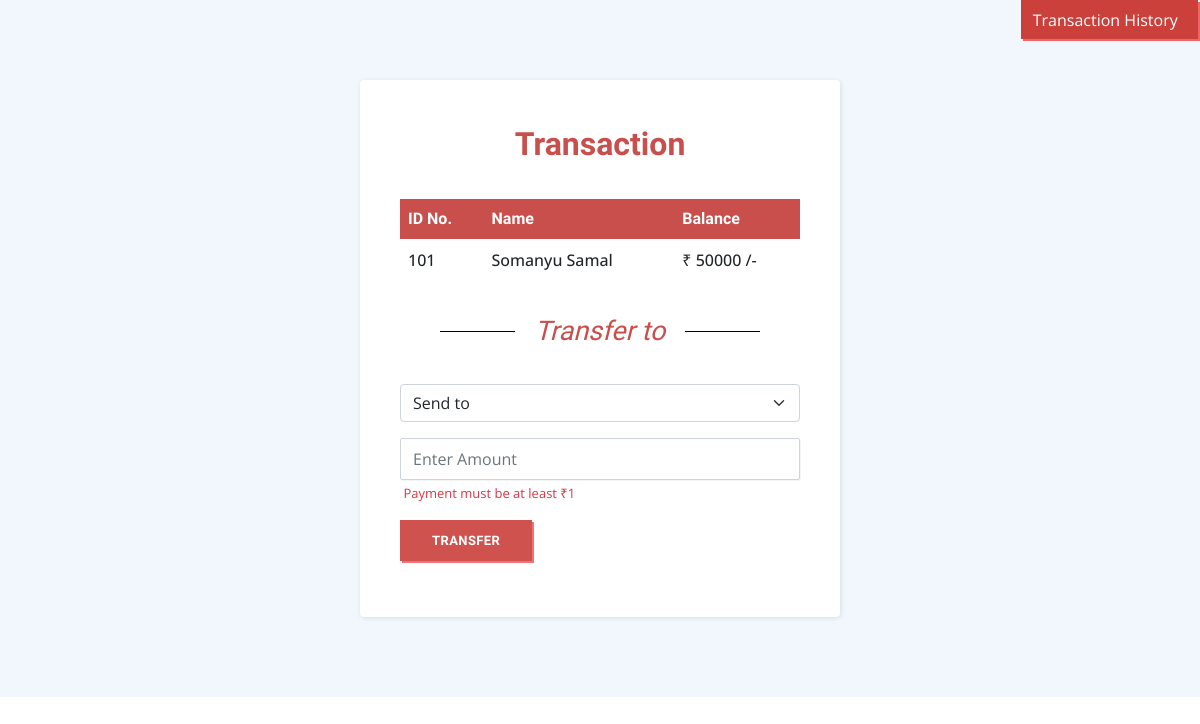
The page /customers/transfer.php?id=101 on the database as committed earlier.
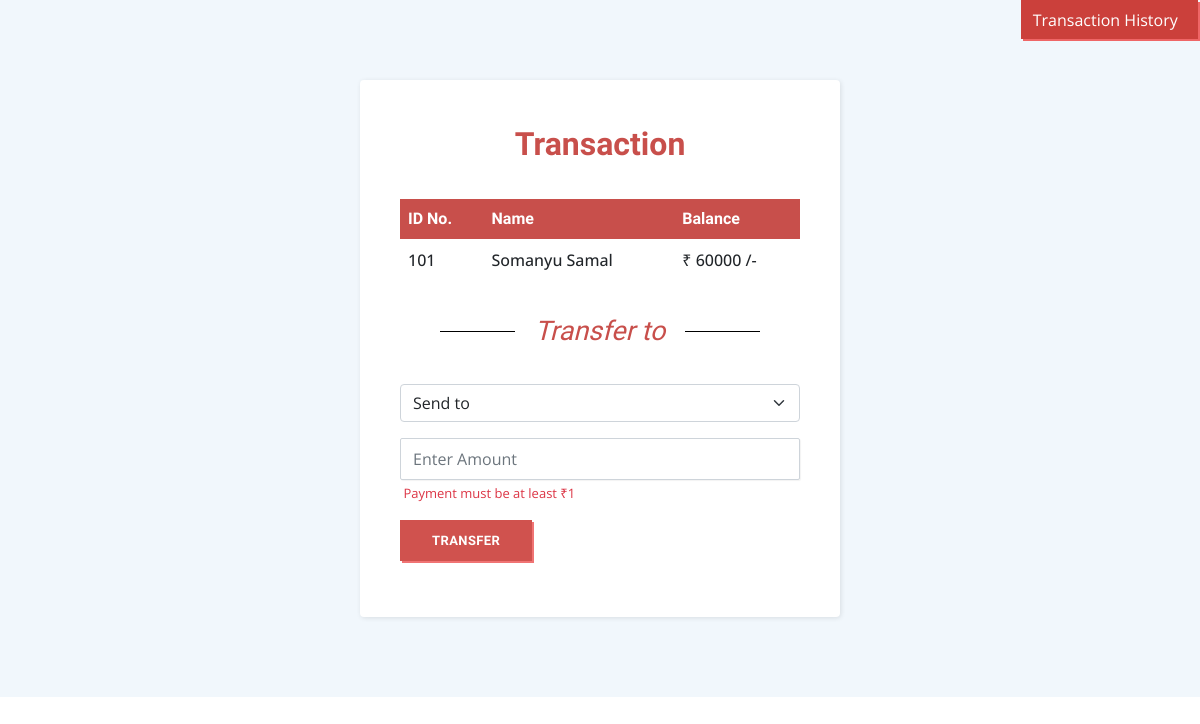
The same page on the database as committed later.
### tables this page shows
CREATE TABLE `customer_transc` (
  `id` tinyint(4) NOT NULL,
  `full_name` text NOT NULL,
  `email_id` text NOT NULL,
  `balance` int(6) NOT NULL
);

### customers/transfer.php (the view, shortened to what this page needs)
<!DOCTYPE html>
<html lang="en">
<head>
    <link rel="stylesheet" href="./assets/transfer.css">
    <link rel="stylesheet" href="./assets/bootstrap.css">
</head>
<body>
    <div class="float-end">
        <a class="btn active" role="button" href="./history.php" style="background: #cb403b;color: #fff;border-style: none;border-radius: 0px;font-family: 'Open Sans', sans-serif;box-shadow: 2px 2px #ef6666;margin-right: 2px;">Transaction History  <i class="fas fa-long-arrow-alt-right" style="font-size: 18px;font-weight: bold; color:#fff;"></i>
        </a>
    </div>
    <section class="contact-clean">
        <?php
        include 'config.php';
        $sid = $_GET['id'];
        $sql = "SELECT * FROM `customer_transc` WHERE `id`=$sid";
        $result = mysqli_query($mysqli, $sql);
        $rows = mysqli_fetch_assoc($result);
        ?>
        <form name="tcredit" method="post">
            <h2 class="text-center" style="font-family: 'Raleway', sans-serif; font-size: 32px; color: #c84f4b;">Transaction</h2>
            <div class="table-responsive" style="margin-bottom: 1rem;">
                <table class="table">
                    <thead style="color: #fff;background: #c84f4b;font-family: Raleway, sans-serif;">
                        <tr>
                            <th>ID No.</th>
                            <th>Name&nbsp;</th>
                            <th>Balance</th>
                        </tr>
                    </thead>
                    <tbody style="font-family: 'Open Sans', sans-serif;font-weight: 500;border-style: none;border-color: rgba(33,37,41,0);">
                        <tr style="border-style: none;">
                            <td><?php echo $rows['id']; ?></td>
                            <td><?php echo $rows['full_name']; ?></td>
                            <td>₹ <?php echo $rows['balance']; ?> /-</td>
                        </tr>
                    </tbody>
                </table>
            </div>
            <div class="d-inline" style="text-align: center;width: 382px;">
                <h2 class="divider-style"><span style="font-size: 27px;color: #c84f4b;font-family: Raleway, sans-serif;font-weight: normal;font-style: italic;">Transfer to</span></h2>
            </div>
            <div class="mb-3">
                <select aria-placeholder="enter value" name="to" class="form-select" style="font-family: 'Open Sans', sans-serif;font-style: normal;" required>
                    <option value="" disabled selected>Send to</option>
                </select>
            </div>
            <div class="mb-3">
                <input class="form-control" type="number" name="amount" style="font-family: 'Open Sans', sans-serif;" placeholder="Enter Amount" required>
                <small class="form-text text-danger" style="font-family: 'Open Sans', sans-serif;font-size: 13px;"><i class="fa fa-exclamation-circle"></i> &nbsp;Payment&nbsp;must&nbsp;be&nbsp;at&nbsp;least&nbsp;₹1<br></small>
            </div>
            <div class="mb-3">
                <button name="submit" class="btn active" type="submit" style="color: #fff;background: #cb403b;font-family: Raleway, sans-serif;border-style: none;border-radius: 0px;padding-top: 14px;padding-bottom: 14px;box-shadow: 2px 2px #ef6666;">Transfer</button>
            </div>
        </form>
    </section>
</body>
</html>

Rows that differ between the two databases and show on the page:
changed customer_transc "Somanyu Samal": balance "50000" → "60000"
